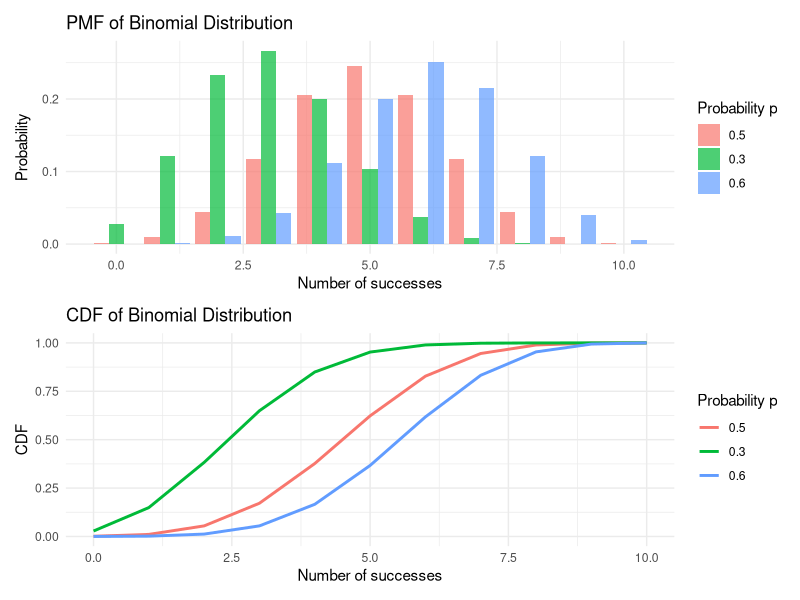
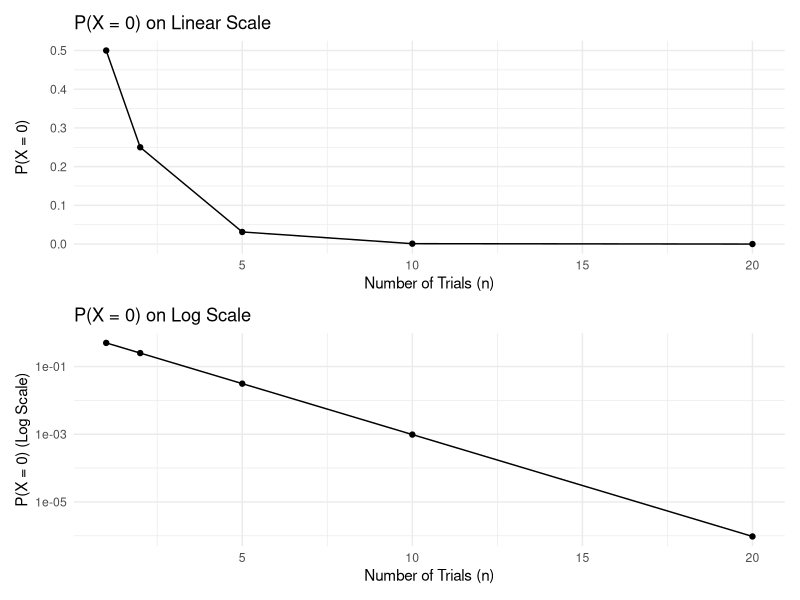
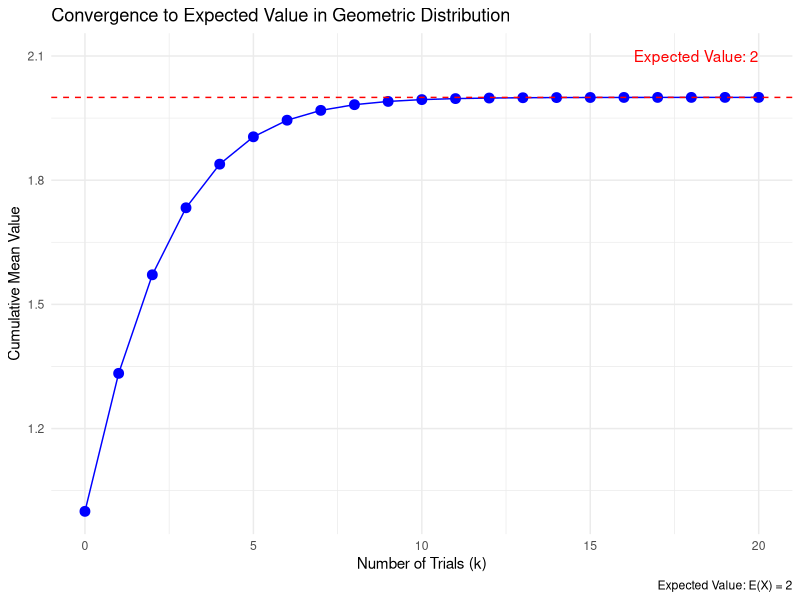
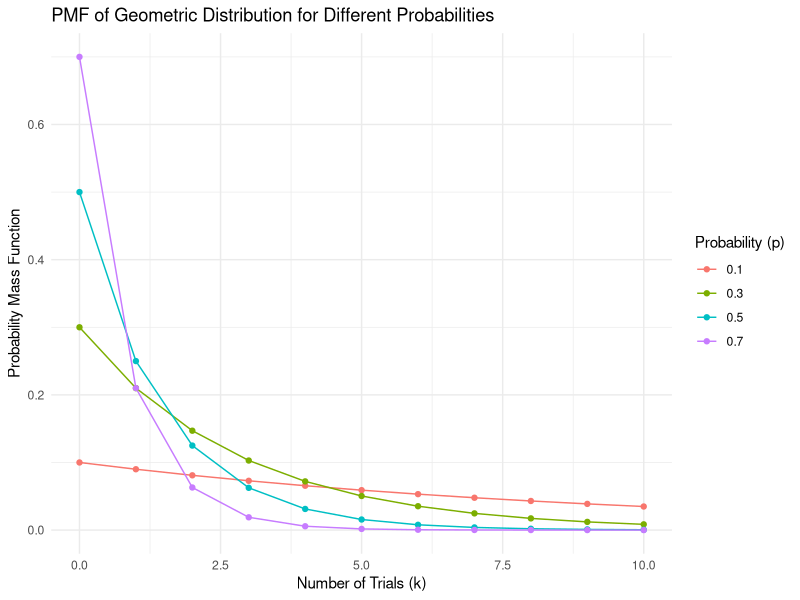
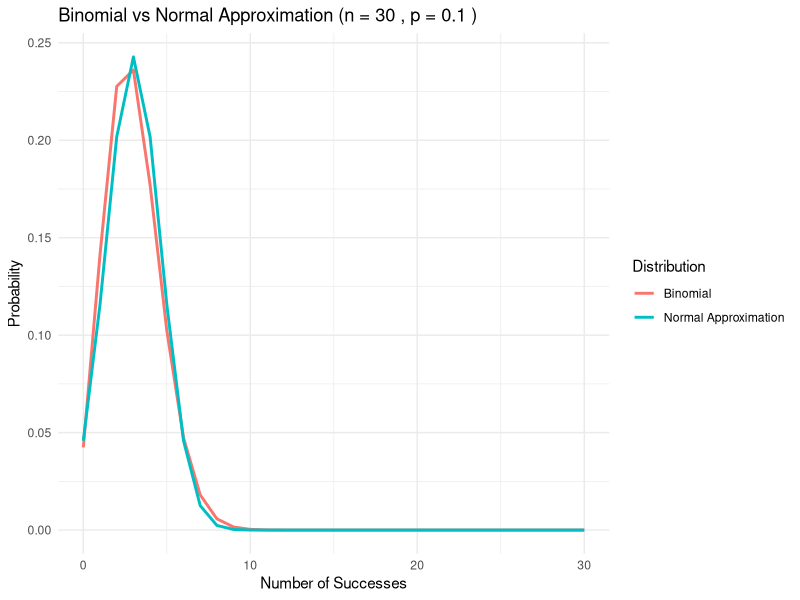
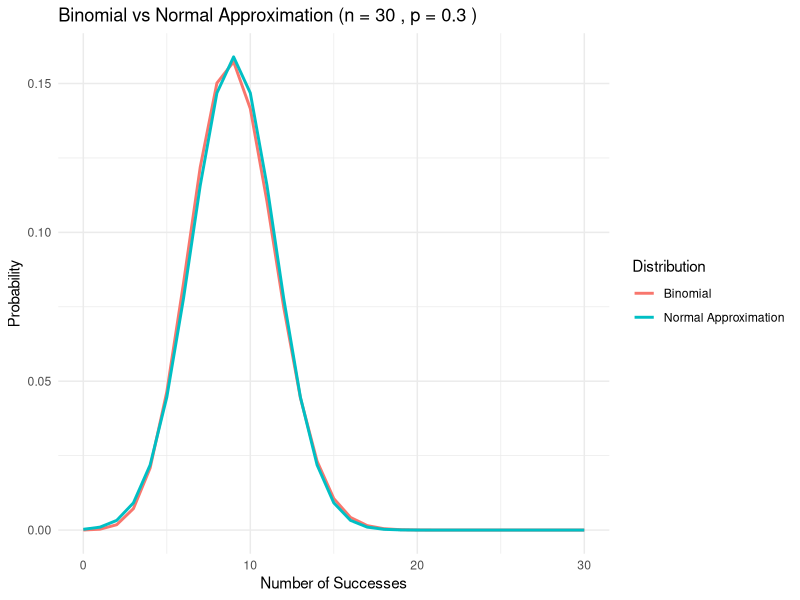
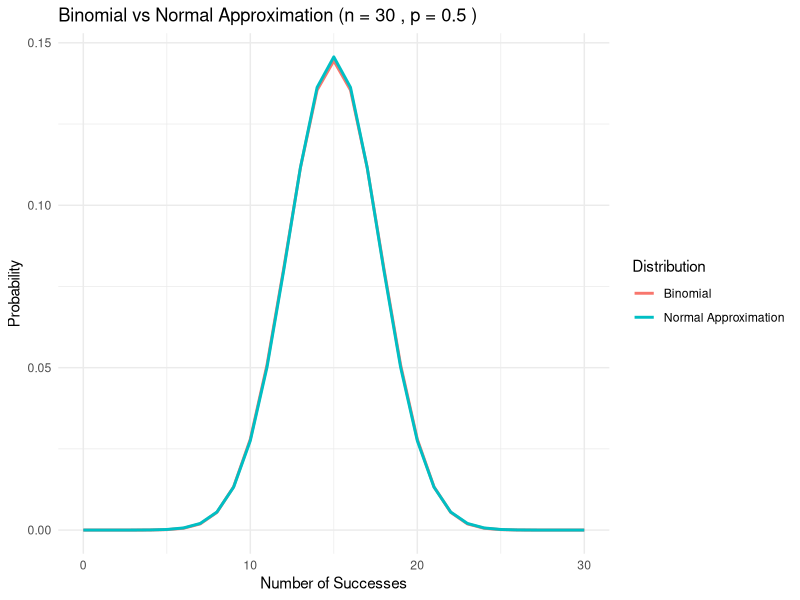
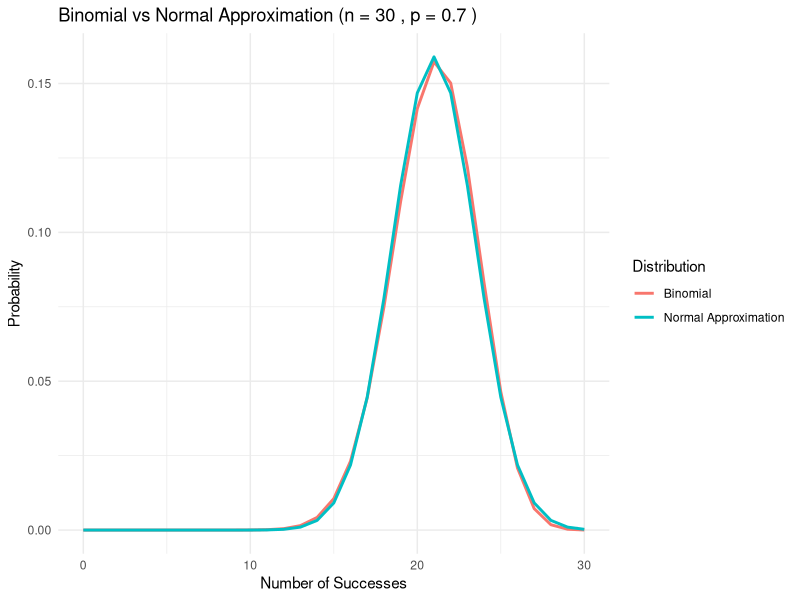

Write R code to recreate these figures, in order.
# plot binom pdf,cdf ----

# Load necessary libraries
library(ggplot2)
library(patchwork)

# Define the parameters
n <- 10
ps <- c(0.5, 0.3, 0.6)

# Create a data frame to hold the data for plotting
df <- data.frame()

for (p in ps) {
    # Calculate the PMF and CDF for each p
    x <- 0:n
    pmf <- dbinom(x, size = n, prob = p)
    cdf <- pbinom(x, size = n, prob = p)
    
    # Add the data to the data frame
    df <- rbind(df, data.frame(x = x, pmf = pmf, cdf = cdf, p = factor(p)))
}

# Plot the PMF using ggplot2
pmf_plot <- ggplot(df, aes(x = x, y = pmf, fill = p)) +
    geom_bar(stat = "identity", position = "dodge", alpha = 0.7) +
    labs(title = "PMF of Binomial Distribution",
         x = "Number of successes",
         y = "Probability",
         fill = "Probability p") +
    theme_minimal()

# Plot the CDF using ggplot2
cdf_plot <- ggplot(df, aes(x = x, y = cdf, color = p, group = p)) +
    geom_line(size = 1) +
    labs(title = "CDF of Binomial Distribution",
         x = "Number of successes",
         y = "CDF",
         color = "Probability p") +
    theme_minimal()

# Combine the plots using patchwork
pmf_plot + cdf_plot + plot_layout(ncol = 1)

# plot prob for failure (binomial) at various n ----

# Load necessary libraries
library(ggplot2)
library(patchwork)

# Define the parameters
p <- 0.5
ns <- c(1, 2,5,10,20)

# Calculate P(X = 0) = (1 - p)^n for each n
results <- data.frame(n = ns, P_X_0 = (1 - p)^ns)

# Plot on a linear scale
linear_plot <- ggplot(results, aes(x = n, y = P_X_0)) +
    geom_point() +
    geom_line() +
    labs(title = "P(X = 0) on Linear Scale",
         x = "Number of Trials (n)",
         y = "P(X = 0)") +
    theme_minimal()

# Plot on a logarithmic scale
log_plot <- ggplot(results, aes(x = n, y = P_X_0)) +
    geom_point() +
    geom_line() +
    scale_y_log10() +
    labs(title = "P(X = 0) on Log Scale",
         x = "Number of Trials (n)",
         y = "P(X = 0) (Log Scale)") +
    theme_minimal()

# Combine the plots using patchwork
linear_plot + log_plot + plot_layout(ncol = 1)

# exercise 5.18 ----

# problem a
x = 12
n = 20
p = 0.4

cdf <- pbinom(x, size = n, prob = p)

cdf

# problem b
x = 9
n = 16
p = 0.5

cdf <- pbinom(x, size = n, prob = p)

1-cdf


# expected value for geometric ----

# Set parameters
p <- 0.5 # Probability of success

# Define the range of k (number of trials)
k <- 0:20

# Calculate the cumulative mean of the geometric distribution
cumulative_mean <- cumsum(dgeom(k, prob = p) * (k + 1)) / cumsum(dgeom(k, prob = p))

# Calculate the expected value of the geometric distribution
expected_value <- 1 / p

# Create a data frame with cumulative mean values
data <- data.frame(
    k = k,
    cumulative_mean = cumulative_mean
)

# Plot the change in cumulative mean value
ggplot(data, aes(x = k, y = cumulative_mean)) +
    geom_point(color = "blue", size = 3) +
    geom_line(color = "blue") +
    geom_hline(yintercept = expected_value, color = "red", linetype = "dashed") +
    annotate("text", x = max(k), y = expected_value + 0.1, 
             label = paste("Expected Value:", round(expected_value, 2)), 
             color = "red", hjust = 1) +
    labs(title = "Convergence to Expected Value in Geometric Distribution",
         x = "Number of Trials (k)",
         y = "Cumulative Mean Value",
         caption = paste("Expected Value: E(X) =", round(expected_value, 2))) +
    theme_minimal()



# PMF geometric distribution ---------------
# Set parameters
k <- 0:10  # Range of k values
p_values <- c(0.1, 0.3, 0.5, 0.7)  # Different probability values

# Create a data frame to store PMF values
data <- expand.grid(k = k, p = p_values)
data$pmf <- mapply(function(k, p) dgeom(k, prob = p), data$k, data$p)

# Plot the PMF for different values of p
ggplot(data, aes(x = k, y = pmf, color = factor(p))) +
    geom_line() +
    geom_point() +
    labs(title = "PMF of Geometric Distribution for Different Probabilities",
         x = "Number of Trials (k)",
         y = "Probability Mass Function",
         color = "Probability (p)") +
    theme_minimal()

# PDF- binomial ~ normal ---------------

# Load necessary library
library(ggplot2)

# Function to plot binomial and normal distributions
plot_binomial_normal <- function(n, p) {
    q <- 1 - p
    mean <- n * p
    sd <- sqrt(n * p * q)
    
    # Generate binomial probabilities
    x <- 0:n
    binom_probs <- dbinom(x, size = n, prob = p)
    
    # Generate normal approximation
    normal_approx <- dnorm(x, mean = mean, sd = sd)
    
    # Data frame for plotting
    df <- data.frame(
        x = rep(x, 2),
        Probability = c(binom_probs, normal_approx),
        Distribution = rep(c("Binomial", "Normal Approximation"), each = length(x))
    )
    
    # Plotting
    ggplot(df, aes(x = x, y = Probability, color = Distribution)) +
        geom_line(size = 1) +
        labs(title = paste("Binomial vs Normal Approximation (n =", n, ", p =", p, ")"),
             x = "Number of Successes",
             y = "Probability") +
        theme_minimal()
}

# Set number of trials
n <- 30

# Plot for different values of p
plot_binomial_normal(n, p = 0.1)
plot_binomial_normal(n, p = 0.3)
plot_binomial_normal(n, p = 0.5)
plot_binomial_normal(n, p = 0.7)
plot_binomial_normal(n, p = 0.9)


# Criteria for binomial ~ normal ------

    # Load necessary library
    library(ggplot2)

# Function to plot the ratio np/(n(1-p)) against p with detailed y-axis ticks
plot_ratio_detail_ticks <- function(n) {
    # Generate values for p from 0.01 to 0.99 (excluding 0 and 1 to avoid division by zero)
    p_values <- seq(0.01, 0.99, by = 0.01)
    
    # Calculate np and n(1-p) for each p
    np <- n * p_values
    n1_p <- n * (1 - p_values)
    
    # Calculate the ratio np/(n(1-p))
    ratio <- np / n1_p
    
    # Data frame for plotting
    df <- data.frame(
        p = p_values,
        Ratio = ratio
    )
    
    # Plotting with detailed y-axis ticks
    ggplot(df, aes(x = p, y = Ratio)) +
        geom_line(size = 1, color = "blue") +
        geom_hline(yintercept = 1, linetype = "dashed", color = "red") +
        scale_y_continuous(
            limits = c(-0.5, 10),  # Setting y-axis limits
            breaks = seq(-0.5, 10, by = 0.5)  # Detailed tick marks every 0.5 units
        ) +
        labs(title = paste("Ratio of np to n(1-p) for n =", n),
             x = "Probability of Success (p)",
             y = "Ratio np / (n(1-p))") +
        theme_minimal()
}

# Set number of trials
n <- 30

# Plot the ratio with detailed y-axis ticks for the given value of n
plot_ratio_detail_ticks(n)
